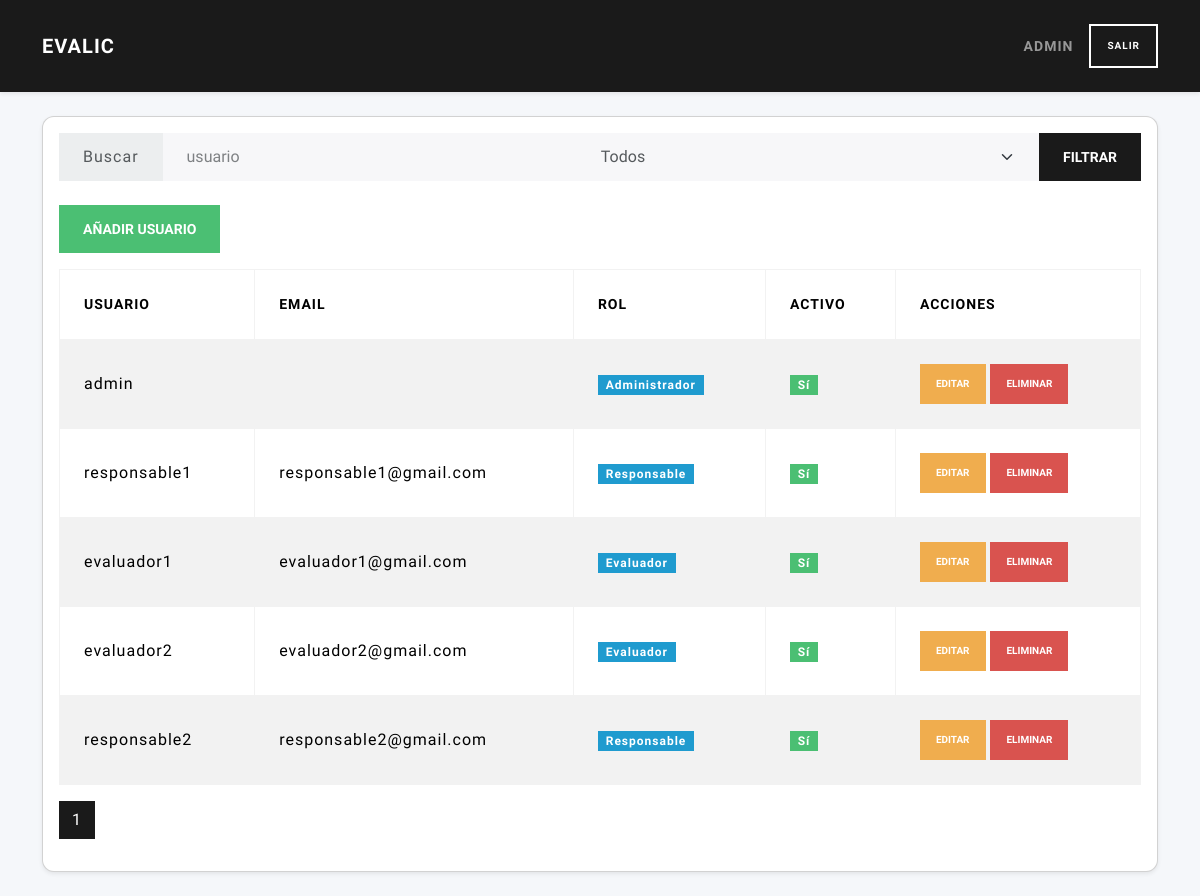
The app's page /useradmin (signed in) with its own data.
### tables this page shows
CREATE TABLE users (
        id INTEGER PRIMARY KEY AUTOINCREMENT,
        username TEXT UNIQUE NOT NULL,
        email TEXT,
        password TEXT NOT NULL,
        role_id INTEGER NOT NULL,
        active INTEGER NOT NULL DEFAULT 1,
        FOREIGN KEY(role_id) REFERENCES roles(id)
    );

CREATE TABLE roles (
        id INTEGER PRIMARY KEY AUTOINCREMENT,
        description TEXT NOT NULL UNIQUE
    );

### routes/user_routes.py (the view)
@user_bp.route('useradmin')
def dashboard():
    if 'user_id' not in session or session.get('role_id') != 1:
        return redirect(url_for('auth.login'))
    admin_id = 1
    if session.get('role_id') != admin_id:
        return "Acceso denegado", 403
    search = request.args.get('search','').strip()
    selected = request.args.get('role_id','')
    role_id = int(selected) if selected.isdigit() else None
    page = int(request.args.get('page',1))
    data = list_users(search, role_id, page)
    return render_template('usuarios/useradmin.html',
        users=data['users'],
        roles=data['roles'],
        page=page,
        total_pages=data['pages'],
        search=search,
        selected_role=selected
    )

### models/dao.py (called while the page is built)
def close_connection(exception):
    db = getattr(g, '_database', None)
    if db is not None:
        db.close()

def get_roles(db):
    return db.execute("SELECT id,description FROM roles").fetchall()

def fetch_users(db, search='', role_id=None, page=1, per_page=5):
    base = "FROM users u LEFT JOIN roles r ON u.role_id=r.id WHERE 1=1"
    params = []
    if search:
        base += " AND u.username LIKE ?"
        params.append(f"%{search}%")
    if role_id:
        base += " AND u.role_id=?"
        params.append(role_id)
    total = db.execute("SELECT COUNT(*) "+base, params).fetchone()[0]
    pages = math.ceil(total/per_page)
    data = db.execute(
        "SELECT u.id,u.username,u.email,u.role_id,u.active,r.description AS role_description "
        + base + " LIMIT ? OFFSET ?",
        params+[per_page,(page-1)*per_page]
    ).fetchall()
    return data, total, pages

def get_db(app):
    if 'sqlite_db' not in g:
        g.sqlite_db = sqlite3.connect(
            app.config['DATABASE'],
            detect_types=sqlite3.PARSE_DECLTYPES
        )
        g.sqlite_db.row_factory = sqlite3.Row
    return g.sqlite_db

### services/user_service.py (called while the page is built)
def list_users(search, role_id, page):
    db = get_db(current_app)
    users, total, pages = fetch_users(db, search, role_id, page)
    roles = get_roles(db)
    return {
        'users': users,
        'roles': roles,
        'total': total,
        'pages': pages
    }

### templates/usuarios/useradmin.html (shortened to what this page needs)
{% extends "base.html" %}
{% block content %}
<div class="card shadow-sm">
  <div class="card-body">
    <form method="get" class="input-group mb-4">
      <span class="input-group-text">Buscar</span>
      <input type="text" name="search" class="form-control" placeholder="usuario" value="{{ search }}">
      <select name="role_id" class="form-select">
        <option value="">Todos</option>
      </select>
      <button class="btn btn-primary" type="submit">Filtrar</button>
    </form>
    <div class="d-flex justify-content-between mb-3">
      <button class="btn btn-success" data-bs-toggle="modal" data-bs-target="#modalAddUser">
        Añadir Usuario
      </button>
    </div>
    <table class="table table-striped align-middle table-bordered">
      <thead>
        <tr>
          <th>Usuario</th>
          <th>Email</th>
          <th>Rol</th>
          <th>Activo</th>
          <th>Acciones</th>
        </tr>
      </thead>
      <tbody>
        {% for user in users %}
        <tr>
          <td>{{ user.username }}</td>
          <td>{{ user.email }}</td>
          <td><span class="badge bg-info">{{ user.role_description }}</span></td>
          {% if user.active %}
            <td><span class="badge bg-success">Sí</span></td>
          {% else %}
            <td><span class="badge bg-secondary">No</span></td>
          {% endif %}
          <td>
            <button class="btn btn-sm btn-warning"
                    data-bs-toggle="modal" data-bs-target="#modalEditUser"
                    data-user-id="{{ user.id }}"
                    data-username="{{ user.username }}"
                    data-email="{{ user.email }}"
                    data-role-id="{{ user.role_id }}"
                    data-active="{{ 'true' if user.active else 'false' }}">
              Editar
            </button>
            <form id="del{{ user.id }}" method="post"
                  action="{{ url_for('user.delete_user_route', user_id=user.id) }}"
                  class="d-inline">
              <button type="button" class="btn btn-sm btn-danger"
                      onclick="confirmDelete('{{ user.username }}', 'del{{ user.id }}')">
                Eliminar
              </button>
            </form>
          </td>
        </tr>
        {% endfor %}
      </tbody>
    </table>
    <nav>
      <ul class="pagination">
        {% for p in range(1, total_pages+1) %}
          <li class="page-item {% if p==page %}active{% endif %}">
            <a class="page-link"
               href="{{ url_for('user.dashboard') }}?page={{ p }}&search={{ search }}&role_id={{ selected_role }}">
              {{ p }}
            </a>
          </li>
        {% endfor %}
      </ul>
    </nav>
  </div>
</div>
{% endblock %}

### templates/base.html (shortened to what this page needs)
<!doctype html>
<html lang="es">
<head>
  <link href="https://cdn.jsdelivr.net/npm/bootswatch@5.3.0/dist/lux/bootstrap.min.css"
        rel="stylesheet">
</head>
<body>
  <nav class="navbar navbar-expand-lg navbar-dark bg-primary shadow-sm">
    <div class="container">
    {% if session.get('role_id') == 1 %}
      <a class="navbar-brand" href="{{ url_for('user.dashboard') }}">EvaLic</a>
    {% elif session.get('role_id') == 2 %}
      <a class="navbar-brand" href="{{ url_for('licitaciones.index') }}">EvaLic</a>
    {% elif session.get('role_id') == 3 %}
      <a class="navbar-brand" href="{{ url_for('evaluador.index') }}">EvaLic</a>
    {% else %}
      <a class="navbar-brand" href="{{ url_for('auth.login') }}">EvaLic</a>
    {% endif %}
      {% if session.get('username') %}
      <div class="ms-auto d-flex align-items-center">
        <span class="navbar-text me-3">{{ session['username'] }}</span>
        <a class="btn btn-outline-light btn-sm"
           href="{{ url_for('auth.do_logout') }}">Salir</a>
      </div>
      {% endif %}
    </div>
  </nav>
  <main class="container py-4">
    {% block content %}{% endblock %}
  </main>
</body>
</html>

### templates/base.html (style rules this page uses)
body { background:#f5f7fa; }
.card { border-radius:.75rem; }
.navbar-brand { font-weight:600; }

### records on screen
users: username "ADMIN", username "admin", role_description "Administrador", active "Sí"
users: username "responsable1", email "responsable1@gmail.com", role_description "Responsable", active "Sí"
users: username "evaluador1", email "evaluador1@gmail.com", role_description "Evaluador", active "Sí"
users: username "evaluador2", email "evaluador2@gmail.com", role_description "Evaluador", active "Sí"
users: username "responsable2", email "responsable2@gmail.com", role_description "Responsable", active "Sí"

### other values on screen
{{ p }} "1"
